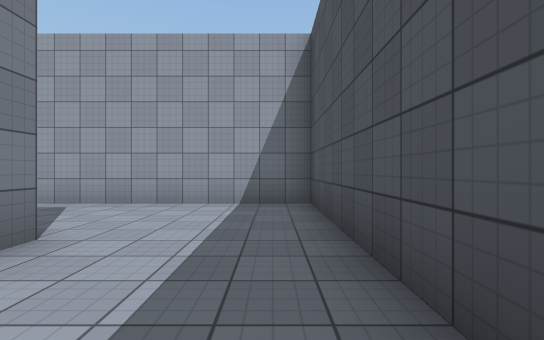
View 1 (above)

17 first-person views from a walk through a scene from a Unity 3-D project. The camera is 1.3 m above the floor, looks level and sees 85° across. The floor is counted in squares, 2 m on a side. Each view is taken from the middle of a square. On the plan, view 1 faces up. The plan holds only what a view shows up to about 9 squares ahead; the rest is blank. The place goes on beyond the plan. The player is left out. Surface patterns are stand-ins for the level's own textures.

View 2
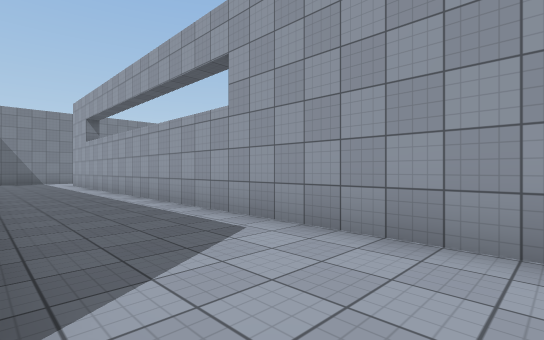

View 3
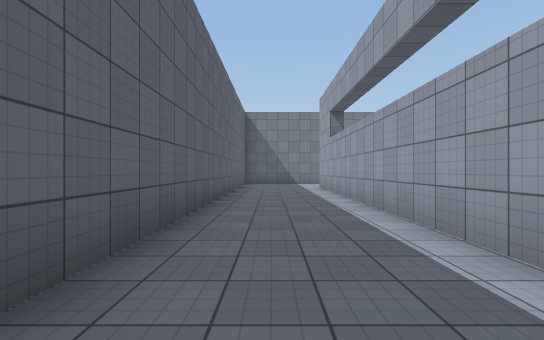

View 4
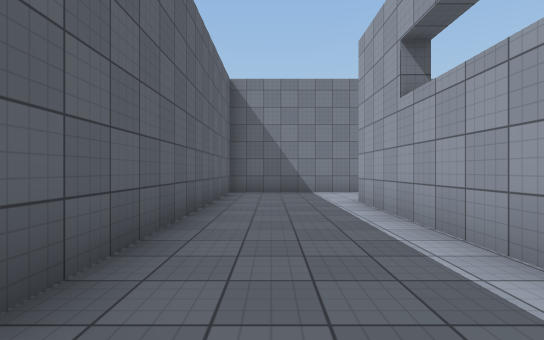

View 5
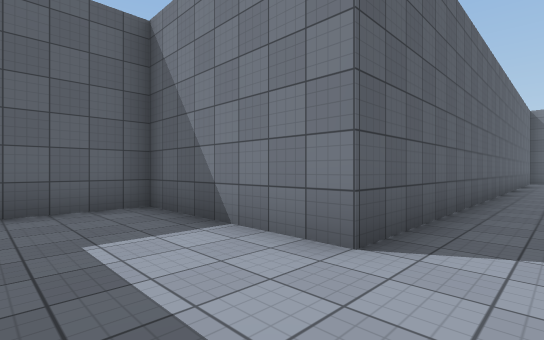

View 6
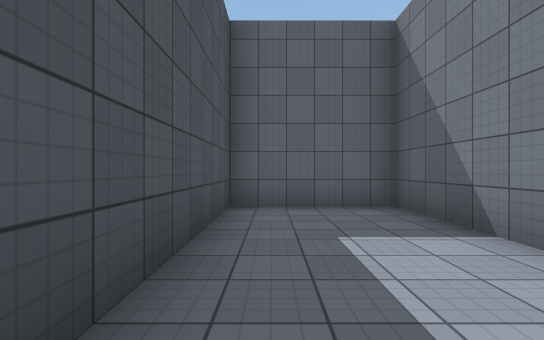

View 7
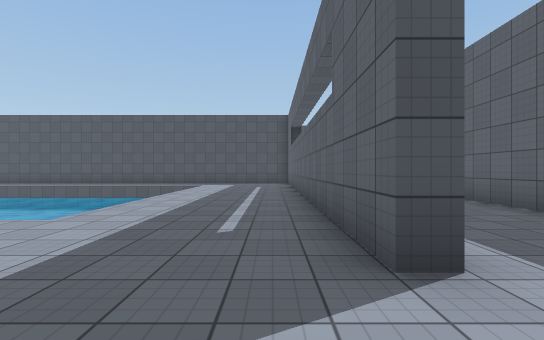

View 8
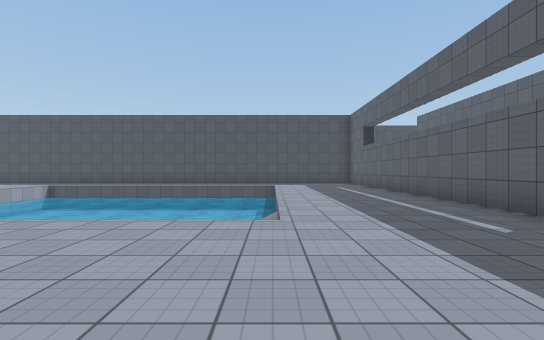

View 9
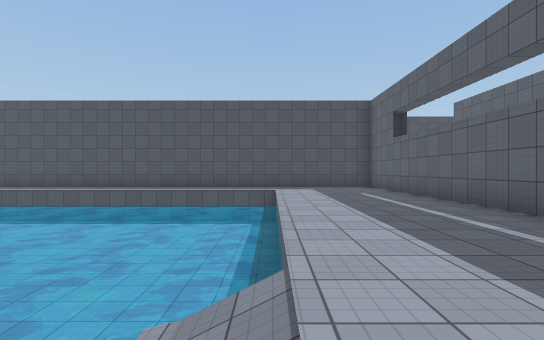

View 10
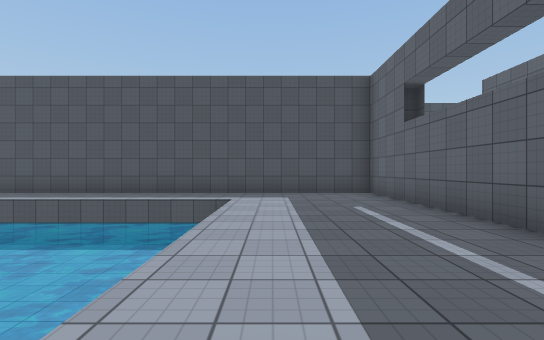

View 11
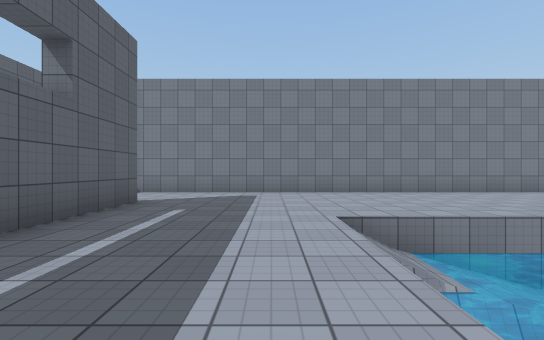

View 12
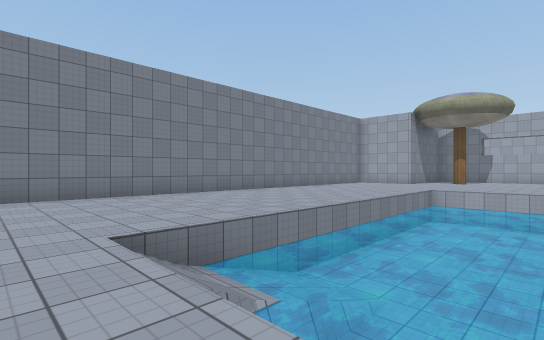

View 13
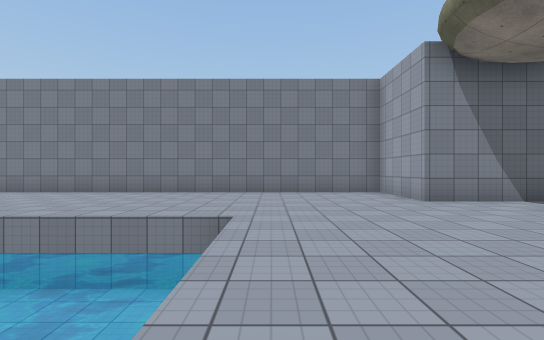

View 14
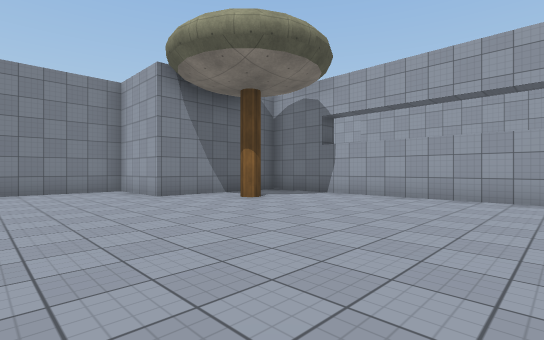

View 15
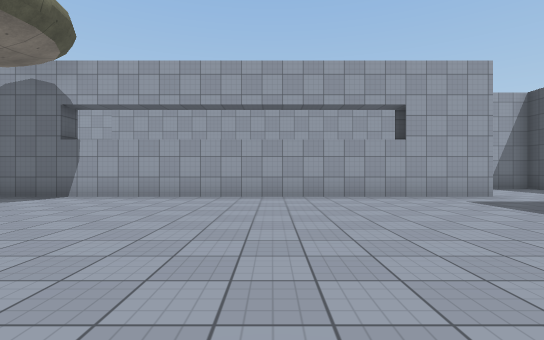

View 16
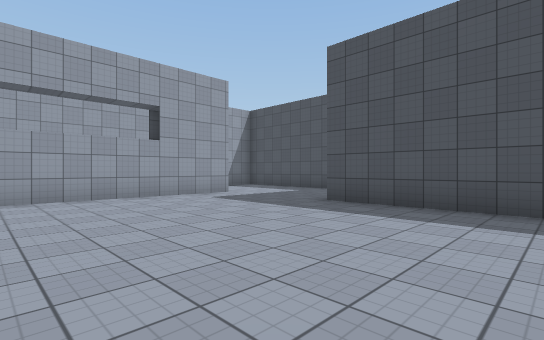

View 17
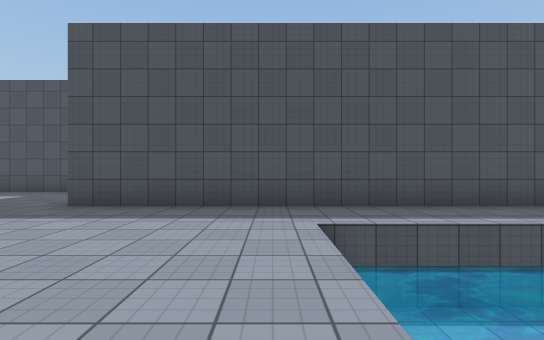

### Floor plan
Key: @ floor where view 1 was taken; # wall or solid block; . floor; / step, stairs or slope; ~ water the walk can cross; ≈ water the walk keeps out of.
Columns run from 18 left of view 1 to 1 right of it. Each row starts with its distance up from view 1.
 28    #############.. #
 27     ...............#
 26   # ...............#
 25   #.#.............
 24 ###..............
 23 #...............#
 22 #...............#
 21 #...............#
 20 #...............#
 19 #....≈≈≈≈  ≈≈≈..#
 18 #....≈≈≈≈ ≈ ≈≈..#
 17 #....≈≈≈≈≈≈≈≈≈..#
 16 #....≈≈≈≈≈≈≈≈≈..#
 15 #....≈≈≈≈≈≈≈≈≈..#
 14 #....≈≈≈≈≈≈≈≈≈..#
 13 #....≈≈≈≈≈≈≈≈≈..#
 12 #....≈≈≈≈≈≈≈≈≈..#
 11 #....~~≈≈≈≈≈≈≈..#
 10 #....//≈≈≈≈≈≈≈..#
  9 #...............#
  8 #...............#
  7 #...............#
  6 #..#################
  5 #..................#
  4 #..................#
  3 #..................#
  2 ################...#
  1                #...#
  0                #..@#
 -1                #...#
 -2                #####

Positions as (right, up) in squares from view 1, and headings:
1: (0, 0), facing up
2: (-1, 3), facing up-left
3: (-4, 4), facing left
4: (-9, 4), facing left
5: (0, 4), facing down-left
6: (0, 4), facing down
7: (-17, 7), facing right
8: (-17, 10), facing right
9: (-14, 10), facing right
10: (-11, 9), facing right
11: (-9, 9), facing left
12: (-10, 9), facing up-left
13: (-9, 20), facing left
14: (-8, 20), facing up-left
15: (-8, 20), facing up
16: (-8, 20), facing up-right
17: (-8, 20), facing right
